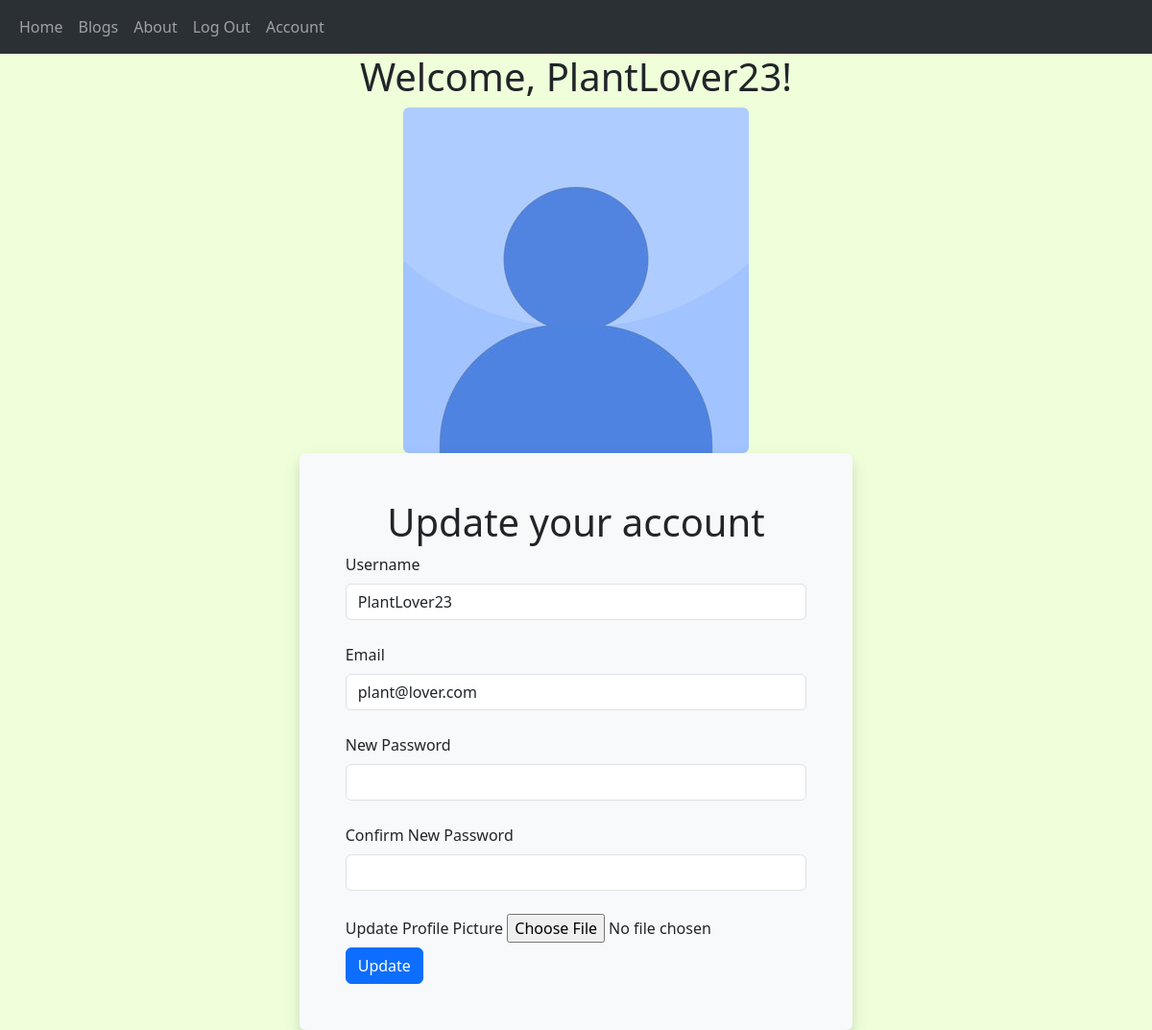
/account (signed in), run on the app's committed database.
### BloomBuddy/models.py (models this page shows, shortened)
class User(db.Model, UserMixin):
    __tablename__ = 'users'
    id = db.Column(db.Integer, primary_key=True)
    profile_image = db.Column(db.String(64), nullable=False, default='default_profile.png')
    email = db.Column(db.String(64), unique=True, index=True)
    username = db.Column(db.String(64), unique=True, index=True)
    password_hash = db.Column(db.String(128))
    posts = db.relationship('BlogPost', backref='author', lazy=True)

### BloomBuddy/users/views.py (the view)
@users.route("/account", methods=['GET', 'POST'])
@login_required
def account():
    form = UpdateUserForm()
    if form.validate_on_submit():
        if form.picture.data:
            username = current_user.username
            pic = add_profile_pic(form.picture.data,username)
            current_user.profile_image = pic
        current_user.username = form.username.data
        current_user.email = form.email.data
        if form.password.data:
            current_user.password_hash = generate_password_hash(form.password.data)
        db.session.commit()
        flash('User Account Updated')
        return redirect(url_for('users.account'))
    elif request.method == 'GET':
        form.username.data = current_user.username
        form.email.data = current_user.email
    profile_image = url_for('static', filename='profile_pics/' + current_user.profile_image)
    return render_template('account.html', profile_image=profile_image, form=form)

### BloomBuddy/users/forms.py (shortened to what this page needs)
class UpdateUserForm(FlaskForm):
    email = StringField('Email', validators=[DataRequired(),Email()])
    username = StringField('Username', validators=[DataRequired()])
    picture = FileField('Update Profile Picture', validators=[FileAllowed(['jpg', 'png'])])
    password = PasswordField('New Password', validators=[Optional(), EqualTo('pass_confirm', message='Passwords must match!')])
    pass_confirm = PasswordField('Confirm New Password', validators=[Optional()])
    submit = SubmitField('Update')

### BloomBuddy/models.py (called while the page is built)
@login_manager.user_loader
def load_user(user_id):
   return User.query.get(user_id)

### BloomBuddy/templates/account.html (shortened to what this page needs)
{%extends "base.html"%}
{%block content%}
<div>
    <div align = 'center'>
        <h1>Welcome, {{current_user.username}}!</h1>
        <img align = 'center' class="rounded mx-auto d-block"  src="{{url_for('static', filename='profile_pics/' + current_user.profile_image)}}" >
    </div>
</div>
<div class = "container d-flex justify-content-center align-items-center vh-60">
<div class="bg-light p-5 rounded shadow">
    <h1 class="text-center">Update your account</h1>
  <form  method="POST" action="" enctype="multipart/form-data">
    <div class="form-group">
      {{ form.username.label(class="form-label")}}
      {{form.username(class='form-control')  }}
    </div>
      <br>
    <div class="form-group">
      {{ form.email.label(class="form-label") }}
      {{form.email(class='form-control')  }}
    </div>
        <br>
      <div class="form-group">
      {{ form.password.label(class="form-label")}}
      {{ form.password(class='form-control') }}
    </div>
        <br>
    <div class="form-group">
      {{ form.pass_confirm.label(class="form-label")}}
      {{ form.pass_confirm(class='form-control') }}
    </div>
        <br>
    <div class="form-group">
      {{ form.picture.label(class="form-label")}}
      {{ form.picture(class="form-control-file") }}
    </div>
    <div class="form-group">
        {{ form.submit(class="btn btn-primary") }}
    </div>
  </form>
</div>
    </div>
{%endblock content%}

### BloomBuddy/static/styles.css (style rules this page uses)
body { background-color: #EEFFDA !important; }

### data on the page
User: username "PlantLover23", profile_image (placeholder picture), email "plant@lover.com"
